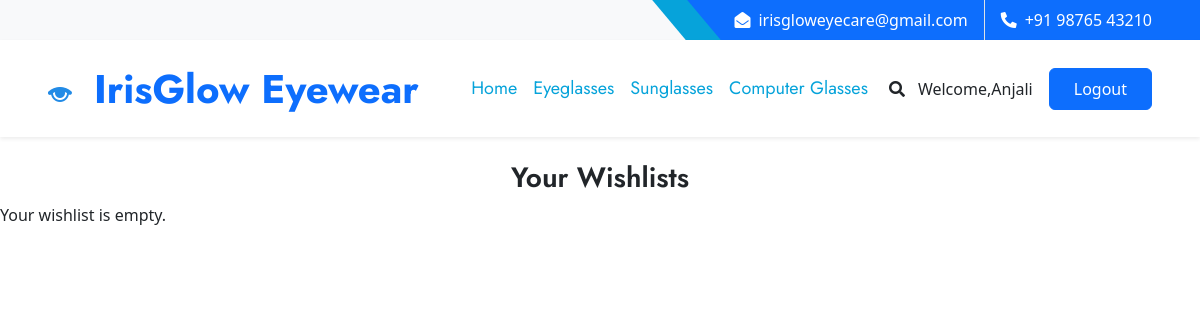
Page /wishlist/ (signed in) on the earlier database version.
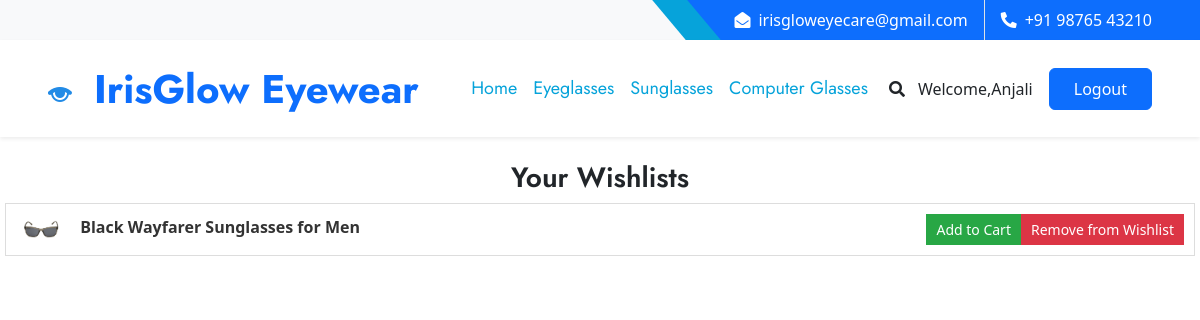
Same page on the later database version.
### IrisGlowApp/models.py (models this page shows, shortened)
class Wishlist(models.Model):
    user = models.ForeignKey(User, on_delete=models.CASCADE)
    frame = models.ForeignKey(Frame, on_delete=models.CASCADE)

class Frame(models.Model):
    GENDER_CHOICES = (
        ('M', 'Male'),
        ('F', 'Female'),
        ('K', 'Kids'),
    )
    CATEGORY_CHOICES = (
        ('Eyeglasses', 'Eyeglasses'),
        ('Sunglasses', 'Sunglasses'),
        ('Computer Glasses', 'Computer Glasses'),
    )
    FRAME_MATERIAL_CHOICES = (
        ('Metal', 'Metal'),
        ('Plastic', 'Plastic'),
        ('Wood', 'Wood'),
        ('Aluminium', 'Aluminium'),
        ('Glass', 'Glass'),
    )
    FRAME_STYLE_CHOICES = (
        ('Circle', 'Circle'),
        ('Rectangle', 'Rectangle'),
        ('Geometric', 'Geometric'),
        ('Square', 'Square'),
    )
    SIZE_CHOICES = (
        ('Small', 'Small'),
        ('Medium', 'Medium'),
        ('Large', 'Large'),
    )
    BRAND_CHOICES = (
        ('Fastrack', 'Fastrack'),
        ('Titan', 'Titan'),
        ('Essilor', 'Essilor'),
        ('Ray-Ban', 'Ray-Ban'),
        ('Boss', 'Boss'),
        ('Polaroid', 'Polaroid'),
        ('Vogue', 'Vogue'),
    )
    COLOR_CHOICES = (
        ('Red', 'Red'),
        ('Blue', 'Blue'),
        ('Green', 'Green'),
        ('Black', 'Black'),
        ('White', 'White'),
    )
    TEMPLE_LENGTH_CHOICES = [
        ('140', '140 mm'),
        ('141', '141 mm'),
        ('142', '142 mm'),
        ('143', '143 mm'),
        ('144', '144 mm'),
        ('145', '145 mm'),
        ('146', '146 mm'),
        ('147', '147 mm'),
        ('148', '148 mm'),
        ('149', '149 mm'),
        ('150', '150 mm'),
        ('151', '151 mm'),
        ('152', '152 mm'),
        ('153', '153 mm'),
        ('154', '154 mm'),
        ('155', '155 mm'),
        ('156', '156 mm'),
        ('157', '157 mm'),
        ('158', '158 mm'),
    ]
    BRIDGE_SIZE_CHOICES = [
        ('15', '15 mm'),
        ('16', '16 mm'),
        ('17', '17 mm'),
        ('18', '18 mm'),
        ('19', '19 mm'),
        ('20', '20 mm'),
        ('21', '21 mm'),
        ('22', '22 mm'),
        ('23', '23 mm'),
        ('24', '24 mm'),
        ('25', '25 mm'),
    ]
    LENS_WIDTH_CHOICES = [
        ('45', '45 mm'),
        ('46', '46 mm'),
        ('47', '47 mm'),
        ('48', '48 mm'),
        ('49', '49 mm'),
        ('50', '50 mm'),
        ('51', '51 mm'),
        ('52', '52 mm'),
        ('53', '53 mm'),
        ('54', '54 mm'),
        ('55', '55 mm'),
        ('56', '56 mm'),
        ('57', '57 mm'),
        ('58', '58 mm'),
    ]
    name = models.CharField(max_length=255, unique=True)
    brand_name = models.CharField(max_length=255, choices=BRAND_CHOICES)
    category = models.CharField(max_length=255, choices=CATEGORY_CHOICES)
    product_description = models.TextField()
    material_description = models.TextField()
    gender = models.CharField(max_length=1, choices=GENDER_CHOICES)
    price = models.DecimalField(max_digits=10, decimal_places=2, validators=[MaxValueValidator(10000)])
    stock_quantity = models.PositiveIntegerField(default=0)
    production_date = models.DateField(null=True, blank=True)
    color = models.CharField(max_length=50, null=True, blank=True, choices=COLOR_CHOICES)
    size = models.CharField(max_length=10, choices=SIZE_CHOICES, null=True, blank=True)
    frame_material = models.CharField(max_length=20, choices=FRAME_MATERIAL_CHOICES, null=True, blank=True)
    frame_style = models.CharField(max_length=20, choices=FRAME_STYLE_CHOICES, null=True, blank=True)
    temple_length = models.CharField(max_length=3, choices=TEMPLE_LENGTH_CHOICES, default='15')
    bridge_size = models.CharField(max_length=5, choices=BRIDGE_SIZE_CHOICES, default='15')
    lens_width = models.CharField(max_length=5, choices=LENS_WIDTH_CHOICES, default='15')
    thumbnail = models.ImageField(upload_to='frame_thumbnails/')
    image_2 = models.ImageField(upload_to='frame_images/', blank=True, null=True)
    image_3 = models.ImageField(upload_to='frame_images/', blank=True, null=True)
    image_4 = models.ImageField(upload_to='frame_images/', blank=True, null=True)
    image_5 = models.ImageField(upload_to='frame_images/', blank=True, null=True)
    frame_id = models.AutoField(primary_key=True, unique=True)

### IrisGlowApp/views.py (the view)
# urls.py: path('wishlist/', views.view_wishlist, name='wishlist'),
def view_wishlist(request):
    user = request.user
    wishlist_items = Wishlist.objects.filter(user=user)
    return render(request, 'wishlist.html', {'wishlist_items': wishlist_items})

### template/wishlist.html (shortened to what this page needs)
{% load static %}
<!DOCTYPE html>
<html lang="en">
<head>
    <link href="https://cdnjs.cloudflare.com/ajax/libs/font-awesome/5.10.0/css/all.min.css" rel="stylesheet">
    <link href="https://cdn.jsdelivr.net/npm/bootstrap-icons@1.4.1/font/bootstrap-icons.css" rel="stylesheet">
    <link href="{% static 'lib/owlcarousel/assets/owl.carousel.min.css' %}" rel="stylesheet">
    <link href="{% static 'lib/animate/animate.min.css' %}" rel="stylesheet">
    <link href="{% static 'lib/tempusdominus/css/tempusdominus-bootstrap-4.min.css' %}" rel="stylesheet" />
    <link href="{% static 'lib/twentytwenty/twentytwenty.css' %}" rel="stylesheet" />
    <link href="{% static 'css/bootstrap.min.css' %}" rel="stylesheet">
    <link href="{% static 'css/style.css' %}" rel="stylesheet">
    <link href="https://cdn.jsdelivr.net/npm/bootstrap@5.3.0/dist/css/bootstrap.min.css" rel="stylesheet">
</head>
<body>
    <div class="container-fluid bg-light ps-5 pe-0 d-none d-lg-block">
        <div class="row gx-0">
            <div class="col-md-6 text-center text-lg-start mb-2 mb-lg-0">
            </div>
            <div class="col-md-6 text-center text-lg-end">
                <div class="position-relative d-inline-flex align-items-center bg-primary text-white top-shape px-5">
                    <div class="me-3 pe-3 border-end py-2">
                        <p class="m-0"><i class="fa fa-envelope-open me-2"></i>irisgloweyecare@gmail.com</p>
                    </div>
                    <div class="py-2">
                        <p class="m-0"><i class="fa fa-phone-alt me-2"></i>+91 98765 43210</p>
                    </div>
                </div>
            </div>
        </div>
    </div>
    <nav class="navbar navbar-expand-lg bg-white navbar-light shadow-sm px-5 py-3 py-lg-0">
        <a href="index.html" class="navbar-brand p-0">
            <h1 class="m-0 text-primary">
                <img src="{% static 'img/img1.png' %}">
              IrisGlow Eyewear</h1>
        </a>
        {% if user.is_authenticated %}
        <div class="collapse navbar-collapse" id="navbarCollapse">
            <div class="navbar-nav ms-auto py-0">
                <a href="{% url 'buyframes' %}" class="nav-item nav-link active">Home</a>
                <a href="{% url 'eyeglasses' %}" class="nav-item nav-link active">Eyeglasses</a>
                <a href="{% url 'sunglasses' %}" class="nav-item nav-link active">Sunglasses</a>
                <a href="{% url 'computerglasses' %}" class="nav-item nav-link active">Computer Glasses</a>
                </div>
            </div>
            <button type="button" class="btn text-dark" data-bs-toggle="modal" data-bs-target="#searchModal"><i class="fa fa-search"></i></button>
            <a href="" class="nav-item nav-link">Welcome,{{user.first_name}}</a>
            <a href="{% url 'logout' %}" class="btn btn-primary py-2 px-4 ms-3">Logout</a>
        {% endif %}
    </nav>
    {% block content %}
    <br>
    <h3><center>Your Wishlists</center></h3>
    {% if wishlist_items %}
        <ul>
            {% for item in wishlist_items %}
                <li>
                    <div class="item-details">
                        <a href="{% url 'frame_details_common' frame_id=item.frame_id %}" class="product-name">
                            <img src="{{ item.frame.thumbnail.url }}" alt="{{ item.frame.name }}">
                            {{ item.frame.name }}
                        </a>
                    </div>
                    <a href="{% url 'add_to_cart' frame_id=item.frame_id %}" class="add-to-cart-button">Add to Cart</a>
                    <a href="{% url 'remove_from_wishlist' frame_id=item.frame_id %}" class="remove-button">Remove from Wishlist</a>
                </li>
            {% endfor %}
        </ul>
    {% else %}
        <p>Your wishlist is empty.</p>
    {% endif %}
{% endblock %}

Differences in the rows shown:
added Wishlist: frame.thumbnail (picture), frame.name "Black Wayfarer Sunglasses for Men"
Other differences:
text no longer shown: "Your wishlist is empty."
